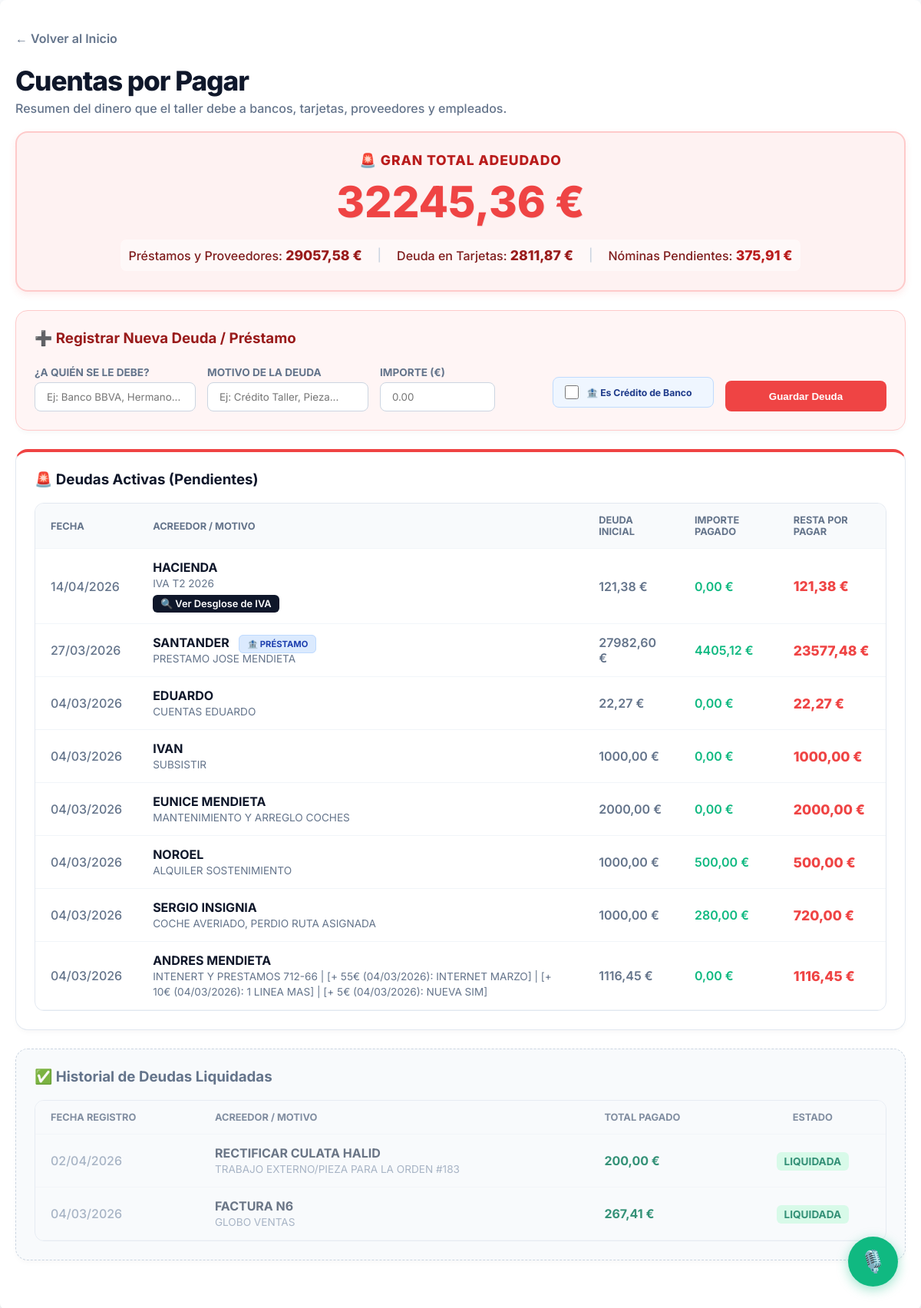
The app's page /deudas/ (signed in) with its own data.
### taller/models.py (models this page shows, shortened)
class DeudaTaller(models.Model):
    acreedor = models.CharField(max_length=150, help_text="A quién se le debe (Ej: Hermano, Cliente X)")
    motivo = models.CharField(max_length=255)
    importe_inicial = models.DecimalField(max_digits=10, decimal_places=2)
    fecha_creacion = models.DateField(default=timezone.now)
    es_credito_bancario = models.BooleanField(
        default=False,
        help_text="Si se marca, al pagar calculará automáticamente los intereses comparando con el saldo del banco."
    )
    orden = models.ForeignKey(OrdenDeReparacion, on_delete=models.SET_NULL, null=True, blank=True, help_text="Orden de trabajo asociada")
    @property
    def importe_pagado(self):
        total = self.gastos_pagados.aggregate(total=Sum('importe'))['total']
        return total or Decimal('0.00')
    @property
    def importe_pendiente(self):
        return self.importe_inicial - self.importe_pagado
    @property
    def estado(self):
        if self.importe_pendiente <= 0: return "Pagada"
        return "Pendiente"

### taller/views.py (the view, shortened to what this page needs)
# urls.py: path('deudas/', views.lista_deudas, name='lista_deudas'),
@login_required
def lista_deudas(request):
    todas_las_deudas = DeudaTaller.objects.all().order_by('-fecha_creacion', '-id')
    deudas_pendientes = [d for d in todas_las_deudas if d.estado == 'Pendiente']
    deudas_pagadas = [d for d in todas_las_deudas if d.estado == 'Pagada']
    total_deudas_normales = sum(d.importe_pendiente for d in deudas_pendientes)
    gastos_t1 = Gasto.objects.filter(metodo_pago='TARJETA_1').aggregate(total=Sum('importe'))['total'] or Decimal('0.00')
    abonos_t1 = Ingreso.objects.filter(metodo_pago='TARJETA_1').aggregate(total=Sum('importe'))['total'] or Decimal('0.00')
    deuda_t1 = gastos_t1 - abonos_t1
    gastos_t2 = Gasto.objects.filter(metodo_pago='TARJETA_2').aggregate(total=Sum('importe'))['total'] or Decimal('0.00')
    abonos_t2 = Ingreso.objects.filter(metodo_pago='TARJETA_2').aggregate(total=Sum('importe'))['total'] or Decimal('0.00')
    deuda_t2 = gastos_t2 - abonos_t2
    total_tarjetas = deuda_t1 + deuda_t2
    total_deuda_nominas = Decimal('0.00')
    empleados_taller = Empleado.objects.all()
    hoy_date = timezone.now().date()
    for emp in empleados_taller:
        dias_pendientes = Asistencia.objects.filter(
            empleado=emp, pagado=False, hora_salida__isnull=False
        ).values('fecha').distinct().count()
        if emp.es_sueldo_fijo:
            dias_laborables_mes = obtener_dias_laborables_mes(hoy_date)
            sueldo_bruto = Decimal(dias_pendientes) * (emp.sueldo_fijo_mensual / dias_laborables_mes)
        else:
            sueldo_bruto = dias_pendientes * emp.sueldo_por_dia
        adelantos_pendientes = AdelantoSueldo.objects.filter(empleado=emp, liquidado=False)
        total_adelantos = sum(a.importe for a in adelantos_pendientes)
        neto_a_pagar = sueldo_bruto - total_adelantos
        if neto_a_pagar > 0:
            total_deuda_nominas += neto_a_pagar
    gran_total_deuda = total_deudas_normales + total_tarjetas + total_deuda_nominas
    context = {
        'deudas_pendientes': deudas_pendientes,
        'deudas_pagadas': deudas_pagadas,
        'gran_total_deuda': gran_total_deuda,
        'total_deudas_normales': total_deudas_normales,
        'total_tarjetas': total_tarjetas,
        'total_deuda_nominas': total_deuda_nominas # Pasamos la nueva variable al HTML
    }
    return render(request, 'taller/lista_deudas.html', context)

### taller/views.py (called while the page is built)
def obtener_dias_laborables_mes(fecha):
    dias_en_mes = calendar.monthrange(fecha.year, fecha.month)[1]
    dias_laborables = 0
    for dia in range(1, dias_en_mes + 1):
        if calendar.weekday(fecha.year, fecha.month, dia) < 5:
            dias_laborables += 1
    return Decimal(str(dias_laborables))

### taller/templates/taller/lista_deudas.html (shortened to what this page needs)
<!DOCTYPE html>
{% load static %}
<html lang="es">
<head>
    <link rel="stylesheet" href="{% static 'taller/css/main.css' %}">
    <link rel="stylesheet" href="{% static 'taller/css/responsive.css' %}">
</head>
<body>
    <div class="container">
        <div style="margin-bottom: 20px;">
            <a href="{% url 'home' %}" style="text-decoration: none; color: #64748b; font-weight: 600;">← Volver al Inicio</a>
            <h1 class="header-title">Cuentas por Pagar</h1>
            <p style="color: #64748b; font-weight: 500; margin: 0;">Resumen del dinero que el taller debe a bancos, tarjetas, proveedores y empleados.</p>
        </div>
        <div class="summary-grid">
            <div class="total-card">
                <h4>🚨 Gran Total Adeudado</h4>
                <p class="amount">{{ gran_total_deuda|floatformat:2 }} €</p>
                <div style="text-align: center;">
                    <div class="total-breakdown">
                        <span>Préstamos y Proveedores: <b>{{ total_deudas_normales|floatformat:2 }} €</b></span>
                        <span class="separator">|</span>
                        <span>Deuda en Tarjetas: <b>{{ total_tarjetas|floatformat:2 }} €</b></span>
                        <span class="separator">|</span>
                        <span>Nóminas Pendientes: <b style="color: #b91c1c;">{{ total_deuda_nominas|floatformat:2 }} €</b></span>
                    </div>
                </div>
            </div>
        </div>
        {% if not request.user.groups.all.0.name == 'Solo Ver' %}
        <div class="section-panel" style="background: #fff5f5; border-color: #fecaca;">
            <h3 style="margin-top: 0; color: #991b1b; display: flex; align-items: center; gap: 8px;">➕ Registrar Nueva Deuda / Préstamo</h3>
            <form method="POST" action="{% url 'lista_deudas' %}">
                <div class="form-grid">
                    <div class="form-group">
                        <label>¿A quién se le debe?</label>
                        <input type="text" name="acreedor" class="form-control" placeholder="Ej: Banco BBVA, Hermano..." required>
                    </div>
                    <div class="form-group" style="flex-grow: 2;">
                        <label>Motivo de la deuda</label>
                        <input type="text" name="motivo" class="form-control" placeholder="Ej: Crédito Taller, Pieza..." required>
                    </div>
                    <div class="form-group" style="max-width: 150px;">
                        <label>Importe (€)</label>
                        <input type="number" step="0.01" name="importe_inicial" class="form-control" placeholder="0.00" required>
                    </div>
                    <div class="form-group">
                        <label>&nbsp;</label>
                        <label class="switch-container" title="Activa esto para préstamos bancarios. Calculará los intereses al pagar.">
                            <input type="checkbox" name="es_credito_bancario" value="True">
                            <span class="switch-label">🏦 Es Crédito de Banco</span>
                        </label>
                    </div>
                    <div class="form-group">
                        <label>&nbsp;</label>
                        <button type="submit" class="btn-modern">Guardar Deuda</button>
                    </div>
                </div>
            </form>
        </div>
        {% endif %}
        <div class="section-panel" style="border-top: 4px solid #ef4444;">
            <h3 style="margin-top: 0; color: #0f172a; display: flex; align-items: center; gap: 8px;">
                🚨 Deudas Activas (Pendientes)
            </h3>
            <div style="overflow-x: auto;">
                <table class="table-modern">
                    <thead>
                        <tr>
                            <th>Fecha</th>
                            <th>Acreedor / Motivo</th>
                            <th class="money-col">Deuda Inicial</th>
                            <th class="money-col">Importe Pagado</th>
                            <th class="money-col">Resta por Pagar</th>
                        </tr>
                    </thead>
                    <tbody>
                        {% for deuda in deudas_pendientes %}
                        <tr onclick="window.location.href='{% url 'detalle_deuda' deuda.id %}'" style="cursor: pointer; transition: background 0.2s;" onmouseover="this.style.backgroundColor='#f8fafc'" onmouseout="this.style.backgroundColor='transparent'">
                            <td style="color: #64748b; font-weight: 500;">{{ deuda.fecha_creacion|date:"d/m/Y" }}</td>
                            <td>
                                <strong style="color: #0f172a;">{{ deuda.acreedor }}</strong>
                                {% if deuda.es_credito_bancario %}
                                    <span class="badge badge-banco">🏦 PRÉSTAMO</span>
                                {% endif %}
                                <br>
                                <span style="color: #64748b; font-size: 0.85em;">{{ deuda.motivo }}</span>
                                {% if "IVA T" in deuda.motivo %}
                                    <br>
                                    <a href="{% url 'desglose_iva_deuda' deuda.id %}" onclick="event.stopPropagation();" style="display: inline-block; margin-top: 6px; background-color: #0f172a; color: white; padding: 4px 10px; border-radius: 6px; text-decoration: none; font-size: 0.8em; font-weight: 600;">
                                        🔍 Ver Desglose de IVA
                                    </a>
                                {% endif %}
                            </td>
                            <td class="money-col" style="color: #64748b;">{{ deuda.importe_inicial|floatformat:2 }} €</td>
                            <td class="money-col" style="color: #10b981;">{{ deuda.importe_pagado|floatformat:2 }} €</td>
                            <td class="money-col" style="color: #ef4444; font-weight: 800; font-size: 1.1em;">
                                {{ deuda.importe_pendiente|floatformat:2 }} €
                            </td>
                        </tr>
                        {% endfor %}
                    </tbody>
                </table>
            </div>
        </div>
        {% if deudas_pagadas %}
        <div class="section-panel" style="background: #f8fafc; border: 1px dashed #cbd5e1;">
            <h3 style="margin-top: 0; color: #64748b; display: flex; align-items: center; gap: 8px;">
                ✅ Historial de Deudas Liquidadas
            </h3>
            <div style="overflow-x: auto;">
                <table class="table-modern" style="opacity: 0.8;">
                    <thead>
                        <tr>
                            <th>Fecha Registro</th>
                            <th>Acreedor / Motivo</th>
                            <th class="money-col">Total Pagado</th>
                            <th style="text-align: center;">Estado</th>
                        </tr>
                    </thead>
                    <tbody>
                        {% for deuda in deudas_pagadas %}
                        <tr onclick="window.location.href='{% url 'detalle_deuda' deuda.id %}'" style="cursor: pointer; transition: background 0.2s;" onmouseover="this.style.backgroundColor='#ffffff'" onmouseout="this.style.backgroundColor='transparent'">
                            <td style="color: #94a3b8; font-weight: 500;">{{ deuda.fecha_creacion|date:"d/m/Y" }}</td>
                            <td>
                                <strong style="color: #475569;">{{ deuda.acreedor }}</strong>
                                <br>
                                <span style="color: #94a3b8; font-size: 0.85em;">{{ deuda.motivo }}</span>
                            </td>
                            <td class="money-col" style="color: #047857; font-weight: 700;">{{ deuda.importe_inicial|floatformat:2 }} €</td>
                            <td style="text-align: center;">
                                <span class="badge badge-pagada">LIQUIDADA</span>
                            </td>
                        </tr>
                        {% endfor %}
                    </tbody>
                </table>
            </div>
        </div>
        {% endif %}
    </div>
    {% include 'taller/widget_ia.html' %}
</body>
</html>

### taller/static/taller/css/main.css (style rules this page uses)
body { font-family: -apple-system, BlinkMacSystemFont, "Segoe UI", Roboto, "Helvetica Neue", Arial, sans-serif; background-color: #f4f7f6; margin: 0; padding: 20px; }
h1, h2 { color: #333; }
.container { max-width: 1200px; margin: auto; background-color: #fff; padding: 20px; border-radius: 8px; box-shadow: 0 4px 8px rgba(0,0,0,0.1); }
.summary-grid { display: grid; grid-template-columns: repeat(auto-fit, minmax(250px, 1fr)); gap: 20px; text-align: center; margin-top: 20px; margin-bottom: 30px; }

### taller/templates/taller/lista_deudas.html (style rules this page uses)
body { font-family: 'Inter', sans-serif; background-color: #f8fafc; color: #1e293b; margin: 0; padding: 0; }
.container { max-width: 1200px !important; margin: 0 auto; padding: 40px 20px; }
.header-title { font-size: 2.2em; font-weight: 800; letter-spacing: -0.03em; color: #0f172a; margin-bottom: 5px; }
.section-panel { background: #ffffff; padding: 24px; border-radius: 16px; box-shadow: 0 4px 6px -1px rgba(0,0,0,0.03); border: 1px solid #e2e8f0; margin-bottom: 24px; }
.summary-grid { display: grid; grid-template-columns: 1fr; margin-bottom: 24px; }
.total-card { background: #fef2f2; border: 2px solid #fecaca; padding: 25px; border-radius: 16px; text-align: center; box-shadow: 0 4px 10px rgba(239,68,68,0.1); }
.total-card h4 { color: #b91c1c; font-size: 1.1em; font-weight: 800; margin: 0 0 10px 0; text-transform: uppercase; letter-spacing: 0.05em; }
.total-card .amount { font-size: 3.5em; font-weight: 800; margin: 0; color: #ef4444; text-shadow: 1px 1px 0px rgba(0,0,0,0.05); }
.total-breakdown { display: flex; justify-content: center; flex-wrap: wrap; gap: 20px; margin-top: 15px; font-size: 1em; color: #7f1d1d; background: rgba(255,255,255,0.5); padding: 10px; border-radius: 8px; display: inline-flex; }
.total-breakdown span { font-weight: 500; }
.total-breakdown b { font-weight: 800; color: #991b1b; font-size: 1.1em; }
.separator { color: #cbd5e1; }
.form-grid { display: grid; grid-template-columns: repeat(auto-fit, minmax(200px, 1fr)); gap: 15px; align-items: end; }
.form-group { display: flex; flex-direction: column; }
.form-group label { font-size: 0.85em; font-weight: 700; color: #64748b; margin-bottom: 5px; text-transform: uppercase; }
.form-control { padding: 10px 15px; border-radius: 8px; border: 1px solid #cbd5e1; font-family: 'Inter'; outline: none; transition: border 0.2s; }
.btn-modern { display: inline-flex; align-items: center; justify-content: center; background-color: #ef4444; color: white; border: none; padding: 10px 20px; border-radius: 8px; font-weight: 600; cursor: pointer; transition: all 0.2s ease; height: 40px; }
.switch-container { display: flex; align-items: center; gap: 10px; background: #eff6ff; padding: 8px 15px; border-radius: 8px; border: 1px solid #bfdbfe; height: 40px; box-sizing: border-box; cursor: pointer; }
.switch-container input[type="checkbox"] { width: 18px; height: 18px; cursor: pointer; accent-color: #3b82f6; margin: 0; }
.switch-label { font-size: 0.9em; font-weight: 700; color: #1e3a8a; cursor: pointer; margin: 0; padding: 0; text-transform: none !important; }
.table-modern { width: 100%; border-collapse: separate; border-spacing: 0; border-radius: 12px; overflow: hidden; border: 1px solid #e2e8f0; }
.table-modern th, .table-modern td { padding: 14px 20px; text-align: left; border-bottom: 1px solid #f1f5f9; }
.table-modern th { background-color: #f8fafc; color: #64748b; font-weight: 700; font-size: 0.8em; text-transform: uppercase; }
.money-col { text-align: right; font-weight: 600; }
.badge { padding: 4px 10px; border-radius: 6px; font-size: 0.85em; font-weight: 700; }
.badge-pagada { background-color: #d1fae5; color: #047857; }
.badge-banco { background-color: #dbeafe; color: #1e40af; border: 1px solid #bfdbfe; margin-left: 8px; font-size: 0.7em; }

### records on screen
DeudaTaller: fecha_creacion "14/04/2026", acreedor "HACIENDA", motivo "IVA T2 2026", shows "🔍 Ver Desglose de IVA", importe_inicial "121,38", importe_pagado "0,00", importe_pendiente "121,38"
DeudaTaller: fecha_creacion "27/03/2026", acreedor "SANTANDER", es_credito_bancario "🏦 PRÉSTAMO", motivo "PRESTAMO JOSE MENDIETA", importe_inicial "27982,60", importe_pagado "4405,12", importe_pendiente "23577,48"
DeudaTaller: fecha_creacion "04/03/2026", acreedor "EDUARDO", motivo "CUENTAS EDUARDO", importe_inicial "22,27", importe_pagado "0,00", importe_pendiente "22,27"
DeudaTaller: fecha_creacion "04/03/2026", acreedor "IVAN", motivo "SUBSISTIR", importe_inicial "1000,00", importe_pagado "0,00", importe_pendiente "1000,00"
DeudaTaller: fecha_creacion "04/03/2026", acreedor "EUNICE MENDIETA", motivo "MANTENIMIENTO Y ARREGLO COCHES", importe_inicial "2000,00", importe_pagado "0,00", importe_pendiente "2000,00"
DeudaTaller: fecha_creacion "04/03/2026", acreedor "NOROEL", motivo "ALQUILER SOSTENIMIENTO", importe_inicial "1000,00", importe_pagado "500,00", importe_pendiente "500,00"
DeudaTaller: fecha_creacion "04/03/2026", acreedor "SERGIO INSIGNIA", motivo "COCHE AVERIADO, PERDIO RUTA ASIGNADA", importe_inicial "1000,00", importe_pagado "280,00", importe_pendiente "720,00"
DeudaTaller: fecha_creacion "04/03/2026", acreedor "ANDRES MENDIETA", motivo "INTENERT Y PRESTAMOS 712-66 | [+ 55€ (04/03/2026): INTERNET MARZO] | [+ 10€ (04/03/2026): 1 LINEA MAS] | [+ 5€ (04/03/2026): NUEVA SIM]", importe_inicial "1116,45", importe_pagado "0,00", importe_pendiente "1116,45"
DeudaTaller: fecha_creacion "02/04/2026", acreedor "RECTIFICAR CULATA HALID", motivo "TRABAJO EXTERNO/PIEZA PARA LA ORDEN #183", importe_inicial "200,00"
DeudaTaller: fecha_creacion "04/03/2026", acreedor "FACTURA N6", motivo "GLOBO VENTAS", importe_inicial "267,41"

### other values on screen
{{ gran_total_deuda|floatformat:2 }} "32245,36"
{{ total_deudas_normales|floatformat:2 }} "29057,58"
{{ total_tarjetas|floatformat:2 }} "2811,87"
{{ total_deuda_nominas|floatformat:2 }} "375,91"
